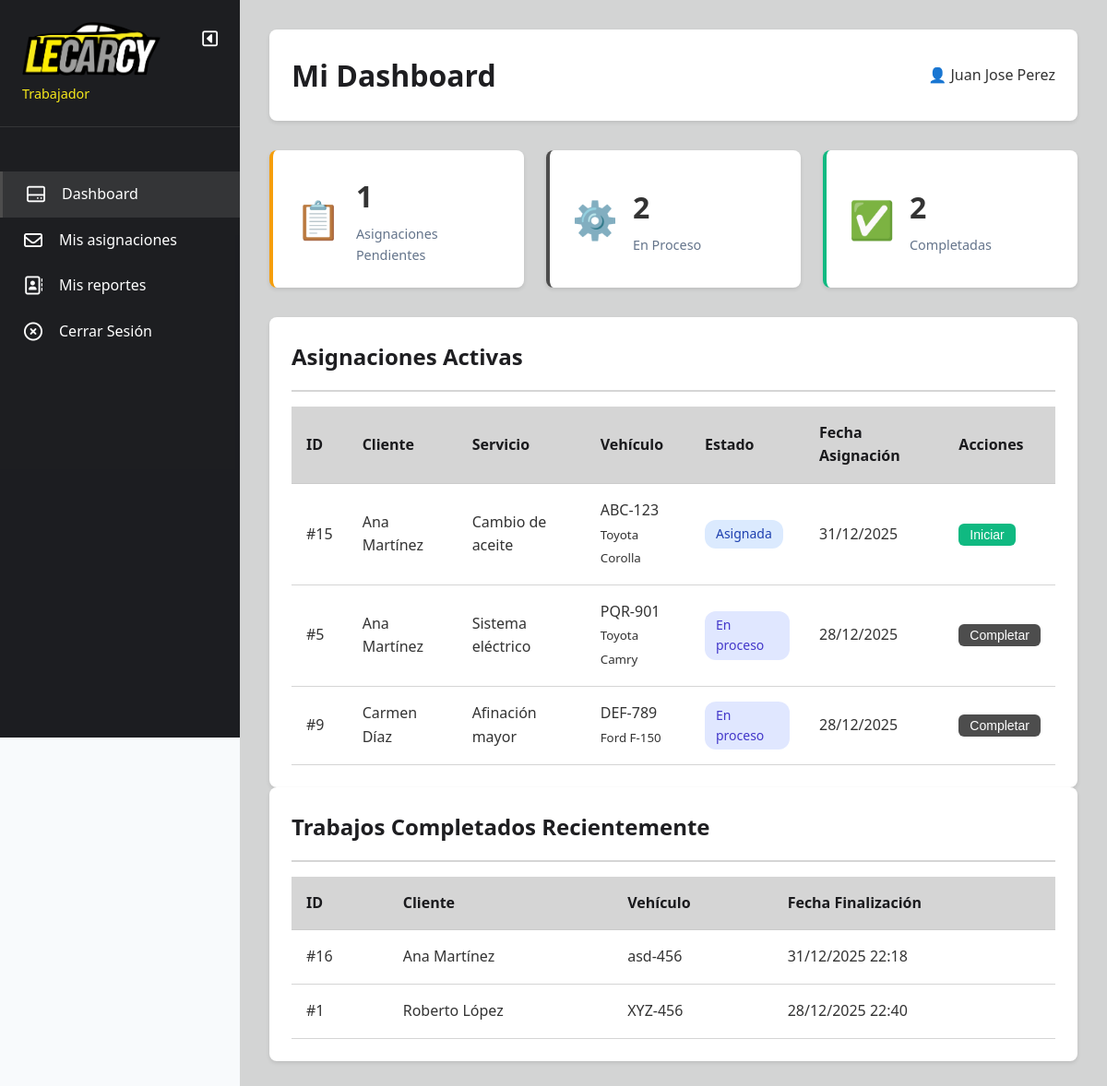
/mi_sistema/trabajador/dashboard.php (signed in), run on the app's committed database.
### tables this page shows
CREATE TABLE `asignaciones` (
  `id` int(11) NOT NULL AUTO_INCREMENT,
  `solicitud_id` int(11) NOT NULL,
  `trabajador_id` int(11) NOT NULL,
  `encargado_id` int(11) NOT NULL,
  `fecha_asignacion` datetime DEFAULT current_timestamp(),
  `fecha_inicio` datetime DEFAULT NULL,
  `fecha_finalizacion` datetime DEFAULT NULL,
  `estado` enum('asignada','en_proceso','completada','cancelada') DEFAULT 'asignada',
  `observaciones` text DEFAULT NULL,
  PRIMARY KEY (`id`),
  KEY `solicitud_id` (`solicitud_id`),
  KEY `trabajador_id` (`trabajador_id`),
  KEY `encargado_id` (`encargado_id`),
  CONSTRAINT `asignaciones_ibfk_1` FOREIGN KEY (`solicitud_id`) REFERENCES `solicitudes` (`id`),
  CONSTRAINT `asignaciones_ibfk_2` FOREIGN KEY (`trabajador_id`) REFERENCES `usuarios` (`id`),
  CONSTRAINT `asignaciones_ibfk_3` FOREIGN KEY (`encargado_id`) REFERENCES `usuarios` (`id`)
);

CREATE TABLE `usuarios` (
  `id` int(11) NOT NULL AUTO_INCREMENT,
  `nombre` varchar(100) NOT NULL,
  `email` varchar(100) NOT NULL,
  `password` varchar(255) NOT NULL,
  `telefono` varchar(20) DEFAULT NULL,
  `rol_id` int(11) NOT NULL,
  `fecha_registro` datetime DEFAULT current_timestamp(),
  `activo` tinyint(1) DEFAULT 1,
  PRIMARY KEY (`id`),
  UNIQUE KEY `email` (`email`),
  KEY `rol_id` (`rol_id`),
  CONSTRAINT `usuarios_ibfk_1` FOREIGN KEY (`rol_id`) REFERENCES `roles` (`id`)
);

CREATE TABLE `servicios` (
  `id` int(11) NOT NULL AUTO_INCREMENT,
  `nombre` varchar(100) NOT NULL,
  `descripcion` text DEFAULT NULL,
  `precio_estimado` decimal(10,2) DEFAULT NULL,
  `duracion_estimada` int(11) DEFAULT NULL COMMENT 'Duración en horas',
  `fecha_creacion` datetime DEFAULT current_timestamp(),
  PRIMARY KEY (`id`)
);

CREATE TABLE `solicitudes` (
  `id` int(11) NOT NULL AUTO_INCREMENT,
  `cliente_id` int(11) NOT NULL,
  `tipo_vehiculo_id` int(11) NOT NULL,
  `servicio_id` int(11) NOT NULL,
  `marca_vehiculo` varchar(50) DEFAULT NULL,
  `modelo_vehiculo` varchar(50) DEFAULT NULL,
  `año_vehiculo` int(11) DEFAULT NULL,
  `placa_vehiculo` varchar(20) DEFAULT NULL,
  `descripcion_problema` text DEFAULT NULL,
  `estado` enum('pendiente','asignada','en_proceso','completada','cancelada') DEFAULT 'pendiente',
  `fecha_solicitud` datetime DEFAULT current_timestamp(),
  `fecha_actualizacion` datetime DEFAULT current_timestamp() ON UPDATE current_timestamp(),
  PRIMARY KEY (`id`),
  KEY `cliente_id` (`cliente_id`),
  KEY `tipo_vehiculo_id` (`tipo_vehiculo_id`),
  KEY `servicio_id` (`servicio_id`),
  CONSTRAINT `solicitudes_ibfk_1` FOREIGN KEY (`cliente_id`) REFERENCES `usuarios` (`id`),
  CONSTRAINT `solicitudes_ibfk_2` FOREIGN KEY (`tipo_vehiculo_id`) REFERENCES `tipos_vehiculo` (`id`),
  CONSTRAINT `solicitudes_ibfk_3` FOREIGN KEY (`servicio_id`) REFERENCES `servicios` (`id`)
);

### mi_sistema/trabajador/dashboard.php (the view, shortened to what this page needs)
<?php
$db = Database::getInstance()->getConnection();
$stats = [
    'pendientes' => 0,
    'en_proceso' => 0,
    'completadas' => 0,
];
$stmt = $db->prepare("
    SELECT COUNT(*) as total FROM asignaciones
    WHERE trabajador_id = ? AND estado = 'asignada'
");
$stmt->execute([$_SESSION['usuario_id']]);
$stats['pendientes'] = $stmt->fetch()['total'];
$stmt = $db->prepare("
    SELECT COUNT(*) as total FROM asignaciones
    WHERE trabajador_id = ? AND estado = 'en_proceso'
");
$stmt->execute([$_SESSION['usuario_id']]);
$stats['en_proceso'] = $stmt->fetch()['total'];
$stmt = $db->prepare("
    SELECT COUNT(*) as total FROM asignaciones
    WHERE trabajador_id = ? AND estado = 'completada'
");
$stmt->execute([$_SESSION['usuario_id']]);
$stats['completadas'] = $stmt->fetch()['total'];
$stmt = $db->prepare("
    SELECT a.*, s.placa_vehiculo, s.marca_vehiculo, s.modelo_vehiculo,
           c.nombre as cliente_nombre, srv.nombre as servicio_nombre
    FROM asignaciones a
    INNER JOIN solicitudes s ON a.solicitud_id = s.id
    INNER JOIN usuarios c ON s.cliente_id = c.id
    INNER JOIN servicios srv ON s.servicio_id = srv.id
    WHERE a.trabajador_id = ? AND a.estado IN ('asignada', 'en_proceso')
    ORDER BY a.fecha_asignacion DESC
");
$stmt->execute([$_SESSION['usuario_id']]);
$asignaciones_activas = $stmt->fetchAll();
$stmt = $db->prepare("
    SELECT a.*, s.placa_vehiculo, c.nombre as cliente_nombre
    FROM asignaciones a
    INNER JOIN solicitudes s ON a.solicitud_id = s.id
    INNER JOIN usuarios c ON s.cliente_id = c.id
    WHERE a.trabajador_id = ? AND a.estado = 'completada'
    ORDER BY a.fecha_finalizacion DESC
    LIMIT 5
");
$stmt->execute([$_SESSION['usuario_id']]);
$completadas_recientes = $stmt->fetchAll();
?>
<!DOCTYPE html>
<html lang="es">
<head>
    <link rel="stylesheet" href="../assets/css/styles.css">
</head>
<body>
    <div class="dashboard-container">
        <?php include 'includes/sidebar.php'; ?>
        <main class="main-content">
            <header class="content-header">
                <h1>Mi Dashboard</h1>
                <div class="user-info">
                    <span>👤 <?php echo $_SESSION['nombre']; ?></span>
                </div>
            </header>
            <div class="stats-grid">
                <div class="stat-card stat-warning">
                    <div class="stat-icon">📋</div>
                    <div class="stat-details">
                        <h3><?php echo $stats['pendientes']; ?></h3>
                        <p>Asignaciones Pendientes</p>
                    </div>
                </div>
                <div class="stat-card stat-primary">
                    <div class="stat-icon">⚙️</div>
                    <div class="stat-details">
                        <h3><?php echo $stats['en_proceso']; ?></h3>
                        <p>En Proceso</p>
                    </div>
                </div>
                <div class="stat-card stat-success">
                    <div class="stat-icon">✅</div>
                    <div class="stat-details">
                        <h3><?php echo $stats['completadas']; ?></h3>
                        <p>Completadas</p>
                    </div>
                </div>
            </div>
            <div class="dashboard-section">
                <div class="section-header">
                    <h2>Asignaciones Activas</h2>
                </div>
                <div class="table-container">
                    <table>
                        <thead>
                            <tr>
                                <th>ID</th>
                                <th>Cliente</th>
                                <th>Servicio</th>
                                <th>Vehículo</th>
                                <th>Estado</th>
                                <th>Fecha Asignación</th>
                                <th>Acciones</th>
                            </tr>
                        </thead>
                        <tbody>
                            <?php if (empty($asignaciones_activas)): ?>
                                <tr>
                                    <td colspan="7" style="text-align: center;">No tienes asignaciones activas</td>
                                </tr>
                            <?php else: ?>
                                <?php foreach ($asignaciones_activas as $asig): ?>
                                    <tr>
                                        <td>#<?php echo $asig['id']; ?></td>
                                        <td><?php echo htmlspecialchars($asig['cliente_nombre']); ?></td>
                                        <td><?php echo htmlspecialchars($asig['servicio_nombre']); ?></td>
                                        <td><?php echo htmlspecialchars($asig['placa_vehiculo']); ?><br>
                                            <small><?php echo htmlspecialchars($asig['marca_vehiculo'] . ' ' . $asig['modelo_vehiculo']); ?></small>
                                        </td>
                                        <td><span
                                                class="badge badge-<?php echo $asig['estado']; ?>"><?php echo ucfirst(str_replace('_', ' ', $asig['estado'])); ?></span>
                                        </td>
                                        <td><?php echo date('d/m/Y', strtotime($asig['fecha_asignacion'])); ?></td>
                                        <td>
                                            <?php if ($asig['estado'] === 'asignada'): ?>
                                                <button class="btn btn-sm btn-success"
                                                    onclick="cambiarEstado(<?php echo $asig['id']; ?>, 'en_proceso')">Iniciar</button>
                                            <?php elseif ($asig['estado'] === 'en_proceso'): ?>
                                                <button class="btn btn-sm btn-primary"
                                                    onclick="completarTrabajo(<?php echo $asig['id']; ?>)">Completar</button>
                                            <?php endif; ?>
                                        </td>
                                    </tr>
                                <?php endforeach; ?>
                            <?php endif; ?>
                        </tbody>
                    </table>
                </div>
            </div>
            <div class="dashboard-section">
                <div class="section-header">
                    <h2>Trabajos Completados Recientemente</h2>
                </div>
                <div class="table-container">
                    <table>
                        <thead>
                            <tr>
                                <th>ID</th>
                                <th>Cliente</th>
                                <th>Vehículo</th>
                                <th>Fecha Finalización</th>
                            </tr>
                        </thead>
                        <tbody>
                            <?php foreach ($completadas_recientes as $comp): ?>
                                <tr>
                                    <td>#<?php echo $comp['id']; ?></td>
                                    <td><?php echo htmlspecialchars($comp['cliente_nombre']); ?></td>
                                    <td><?php echo htmlspecialchars($comp['placa_vehiculo']); ?></td>
                                    <td><?php echo date('d/m/Y H:i', strtotime($comp['fecha_finalizacion'])); ?></td>
                                </tr>
                            <?php endforeach; ?>
                        </tbody>
                    </table>
                </div>
            </div>
        </main>
    </div>
</body>
</html>

### mi_sistema/assets/css/styles.css (style rules this page uses)
* { margin: 0; padding: 0; box-sizing: border-box; }
:root { --primary: #4D4D4D; --secondary: #64748b; --success: #10b981; --warning: #f59e0b; --danger: #ef4444; --info: #4D4D4D; --dark: #040508e5; --light: #c9c9c9c5; --white: #ffffff; --amarillo: #f8ea1b; }
body { font-family: 'Segoe UI', Tahoma, Geneva, Verdana, sans-serif; line-height: 1.6; color: #333; background-color: #f8fafc; }
.dashboard-container { display: flex; min-height: 100vh; }
.main-content { flex: 1; margin-left: 260px; padding: 2rem; background: var(--light); min-height: 100vh; }
.content-header { display: flex; justify-content: space-between; align-items: center; margin-bottom: 2rem; background: var(--white); padding: 1.5rem; border-radius: 8px; box-shadow: 0 2px 4px rgba(0, 0, 0, 0.1); }
.content-header h1 { color: var(--dark); }
.user-info { display: flex; align-items: center; gap: 0.5rem; }
.stats-grid { display: grid; grid-template-columns: repeat(auto-fit, minmax(250px, 1fr)); gap: 1.5rem; margin-bottom: 2rem; }
.stat-card { background: var(--white); padding: 1.5rem; border-radius: 8px; box-shadow: 0 2px 4px rgba(0, 0, 0, 0.1); display: flex; align-items: center; gap: 1rem; }
.stat-icon { font-size: 2.5rem; }
.stat-details h3 { font-size: 2rem; margin-bottom: 0.25rem; }
.stat-details p { color: var(--secondary); font-size: 0.9rem; }
.stat-success { border-left: 4px solid var(--success); }
.stat-warning { border-left: 4px solid var(--warning); }
.stat-primary { border-left: 4px solid var(--primary); }
.dashboard-section { background: var(--white); padding: 1.5rem; border-radius: 8px; box-shadow: 0 2px 4px rgba(0, 0, 0, 0.1); }
.section-header { display: flex; justify-content: space-between; align-items: center; margin-bottom: 1rem; padding-bottom: 1rem; border-bottom: 2px solid var(--light); }
.section-header h2 { color: var(--dark); }
.table-container { overflow-x: auto; }
table { width: 100%; border-collapse: collapse; background: var(--white); }
thead { background: var(--light); }
th, td { padding: 1rem; text-align: left; border-bottom: 1px solid var(--light); }
th { font-weight: 600; color: var(--dark); }
.btn { display: inline-block; padding: 0.5rem 1rem; border: none; border-radius: 6px; cursor: pointer; font-size: 1rem; text-decoration: none; transition: all 0.3s; }
.btn-primary { background: var(--primary); color: var(--white); }
.btn-success { background: var(--success); color: var(--white); }
.btn-sm { padding: 0.25rem 0.75rem; font-size: 0.875rem; }
.badge { display: inline-block; padding: 0.25rem 0.75rem; border-radius: 12px; font-size: 0.875rem; font-weight: 500; }
.badge-asignada { background: #dbeafe; color: #1e40af; }
.badge-en_proceso { background: #e0e7ff; color: #4338ca; }
.main-content { transition: margin-left 0.3s ease; }

### data on the page
asignaciones: id "15", usuarios.nombre "Ana Martínez", servicios.nombre "Cambio de aceite", solicitud.placa_vehiculo "ABC-123", solicitud.modelo_vehiculo "Toyota Corolla", estado "Asignada", fecha_asignacion "31/12/2025"
asignaciones: id "5", usuarios.nombre "Ana Martínez", servicios.nombre "Sistema eléctrico", solicitud.placa_vehiculo "PQR-901", solicitud.modelo_vehiculo "Toyota Camry", estado "En proceso", fecha_asignacion "28/12/2025"
asignaciones: id "9", usuarios.nombre "Carmen Díaz", servicios.nombre "Afinación mayor", solicitud.placa_vehiculo "DEF-789", solicitud.modelo_vehiculo "Ford F-150", estado "En proceso", fecha_asignacion "28/12/2025"
asignaciones: id "16", usuarios.nombre "Ana Martínez", solicitud.placa_vehiculo "asd-456", fecha_finalizacion "31/12/2025 22:18"
asignaciones: id "1", usuarios.nombre "Roberto López", solicitud.placa_vehiculo "XYZ-456", fecha_finalizacion "28/12/2025 22:40"

### other printed values
$_SESSION['nombre'] "Juan Jose Perez"
$stats['pendientes'] "1"
$stats['en_proceso'] "2"
$stats['completadas'] "2"
